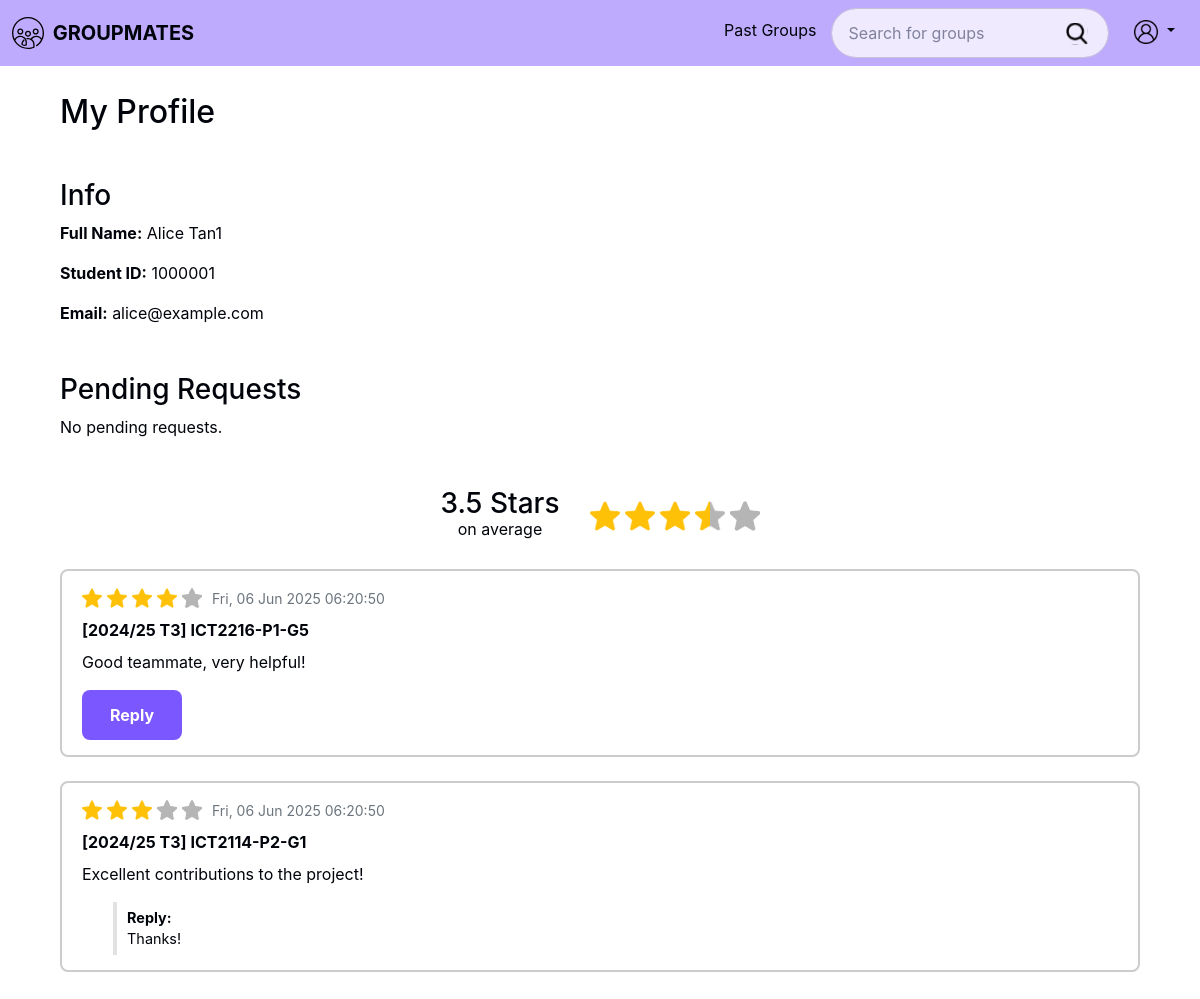
The app's page /profile.php (signed in) with its own data.
### tables this page shows
CREATE TABLE students (
  studentId INT PRIMARY KEY CHECK (studentId BETWEEN 1000000 AND 9999999),
  name VARCHAR(255) NOT NULL,
  email VARCHAR(255) NOT NULL UNIQUE,
  password VARCHAR(255) NOT NULL
);

CREATE TABLE reviews (
  reviewId INT AUTO_INCREMENT PRIMARY KEY,
  reviewerId INT NOT NULL,
  revieweeId INT NOT NULL,
  groupMembersId INT NOT NULL,
  reviewRating INT NOT NULL,
  description TEXT NOT NULL,
  reviewDate DATETIME NOT NULL DEFAULT CURRENT_TIMESTAMP,
  FOREIGN KEY (reviewerId) REFERENCES students(studentId),
  FOREIGN KEY (revieweeId) REFERENCES students(studentId),
  FOREIGN KEY (groupMembersId) REFERENCES groupMembers(groupMembersId)
);

CREATE TABLE `groups` (
  groupId INT AUTO_INCREMENT PRIMARY KEY,
  groupName VARCHAR(255) NOT NULL,
  acadYear VARCHAR(20) NOT NULL,
  trimester VARCHAR(10) NOT NULL,
  moduleCode VARCHAR(20) NOT NULL,
  labGroupCode VARCHAR (10) NULL,
  groupNumber INT NOT NULL,
  noOfMembers INT NOT NULL DEFAULT 0,
  maxGroupSize INT NOT NULL,
  groupStatus ENUM('active', 'inactive', 'closed') NOT NULL, 
  FOREIGN KEY (moduleCode) REFERENCES modules (moduleCode) ON DELETE RESTRICT,
  FOREIGN KEY (labGroupCode, moduleCode) REFERENCES labGroups (labGroupCode, moduleCode) ON DELETE RESTRICT
);

CREATE TABLE reply (
  replyId INT AUTO_INCREMENT PRIMARY KEY,
  reviewId INT NOT NULL UNIQUE,
  responderId INT NOT NULL,
  justification TEXT NOT NULL,
  replyDate DATETIME NOT NULL DEFAULT CURRENT_TIMESTAMP,
  FOREIGN KEY (reviewId) REFERENCES reviews(reviewId),
  FOREIGN KEY (responderId) REFERENCES students(studentId)
);

### public/profile.php (the view, shortened to what the rows shown need)
<?php
require_once __DIR__ . '/../src/bootstrap.php';
$studentRepo = new StudentMapper($pdo);
$reviewRepo = new ReviewMapper($pdo);
$groupRepo = new GroupMapper($pdo);
$groupMembersRepo = new GroupMembershipMapper($pdo);
$replyRepo = new ReplyMapper($pdo);
$student = $studentRepo->getStudentById($_SESSION['user']['id']);
$reviews = $reviewRepo->getReviewsForReviewee($student->getStudentId());
?>
<div class="profile">
    <h2 class="mb-5">My Profile</h2>
    <div class="content-container d-flex justify-content-between">
        <div class="info-pending-wrapper">
            <div class="profile-info">
                <h3>Info</h3>
                <p><strong>Full Name:</strong> <?= htmlspecialchars($student->getStudentName()) ?></p>
                <p><strong>Student ID:</strong> <?= htmlspecialchars($student->getStudentId()) ?></p>
                <p><strong>Email:</strong> <?= htmlspecialchars($student->getEmail()) ?></p>
            </div>
        </div>
        <div class="review-wrapper">
            <div class="reviews-container">
                <?php if (count($reviews) > 0): ?>
                    <?php foreach ($reviews as $review): ?>
                        <div class="review-item mb-4">
                            <div class="top-wrapper d-flex flex-row align-items-center">
                                <div class="rating-stars d-flex flex-row align-items-center">
                                    <?php
                                        $rating = $review->getRating();
                                        $fullStars = floor($rating);
                                        $emptyStars = floor(5 - ($rating));
                                    ?>
                                    <?php for ($i = 0; $i < $fullStars; $i++): ?>
                                        <img src="img/star-filled.svg" alt="Full Star Rating" />
                                    <?php endfor; ?>
                                    <?php for ($i = 0; $i < $emptyStars; $i++): ?>
                                        <img src="img/star-unfilled.svg" alt="Empty Star Rating" />
                                    <?php endfor; ?>
                                </div>
                                <div class="timestamp">
                                    <span class="text-muted small"><?= htmlspecialchars($review->getReviewDate()->format('D, d M Y H:i:s')) ?></span>
                                </div>
                            </div>
                            <div class="review-content">
                                <div class="review-group-name mt-2">
                                    <?php
                                        $groupId = $groupMembersRepo->getGroupId($review->getGroupMembersId());
                                        $group = $groupRepo->getGroup($groupId);
                                    ?>
                                    <p class="mb-0"><strong><?= htmlspecialchars($group->getGroupName()) ?></strong></p>
                                </div>
                                <div class="review-text mt-2">
                                    <p class="mb-0"><?= htmlspecialchars($review->getReviewDescription()) ?></p>
                                </div>
                                <?php
                                    $reply = $replyRepo->getReplyByReviewId($review->getReviewId());
                                    if ($reply):
                                ?>
                                    <div class="reply-section borderline mt-3">
                                        <div class="reply-title"><strong>Reply:</strong></div>
                                        <div class="reply-text">
                                            <p class="mb-0"><?= htmlspecialchars($reply->getJustification()) ?></p>
                                        </div>
                                    </div>
                                <?php else: ?>
                                    <div class="reply-section mt-3">
                                        <a href="#" class="text-decoration-none text-center reply-button d-flex align-items-center justify-content-center">
                                            Reply
                                        </a>
                                    </div>
                                <?php endif; ?>
                            </div>
                        </div>
                    <?php endforeach; ?>
                <?php else: ?>
                    <p class="text-center">No reviews yet.</p>
                <?php endif; ?>
            </div>
        </div>
    </div>
</div>
<?php
include '_layout.php';
?>

### records on screen
students: name "Alice Tan1", studentId "1000001", email "alice@example.com"
reviews: reviewRating 4 (drawn), reviewDate "Fri, 06 Jun 2025 06:20:50", groups.groupName "[2024/25 T3] ICT2216-P1-G5", description "Good teammate, very helpful!", shows "Reply"
reply: reviewId.reviewDate "Fri, 06 Jun 2025 06:20:50", groups.groupName "[2024/25 T3] ICT2114-P2-G1", reviewId.description "Excellent contributions to the project!", justification "Thanks!"

### other values on screen
$averageRating "3.5"
